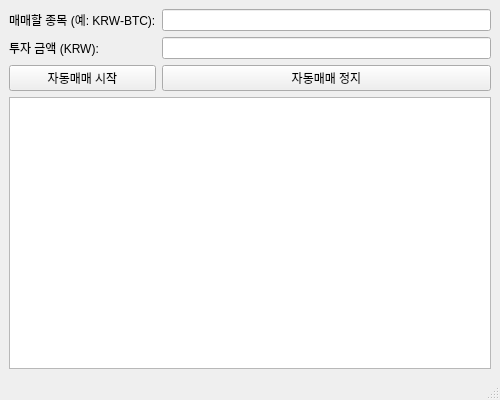
<?xml version="1.0" encoding="UTF-8"?>
<ui version="4.0">
 <class>MainWindow</class>
 <widget class="QMainWindow" name="MainWindow">
  <property name="geometry">
   <rect>
    <x>100</x>
    <y>100</y>
    <width>500</width>
    <height>400</height>
   </rect>
  </property>
  <property name="windowTitle">
   <string>업비트 자동매매 프로그램</string>
  </property>
  <widget class="QWidget" name="centralwidget">
   <layout class="QGridLayout" name="gridLayout">
    <!-- 종목 입력 -->
    <item row="0" column="0">
     <widget class="QLabel" name="label_ticker">
      <property name="text">
       <string>매매할 종목 (예: KRW-BTC):</string>
      </property>
     </widget>
    </item>
    <item row="0" column="1">
     <widget class="QLineEdit" name="input_ticker"/>
    </item>

    <!-- 투자 금액 입력 -->
    <item row="1" column="0">
     <widget class="QLabel" name="label_budget">
      <property name="text">
       <string>투자 금액 (KRW):</string>
      </property>
     </widget>
    </item>
    <item row="1" column="1">
     <widget class="QLineEdit" name="input_budget"/>
    </item>

    <!-- 자동매매 시작 및 정지 버튼 -->
    <item row="2" column="0">
     <widget class="QPushButton" name="start_btn">
      <property name="text">
       <string>자동매매 시작</string>
      </property>
     </widget>
    </item>
    <item row="2" column="1">
     <widget class="QPushButton" name="stop_btn">
      <property name="text">
       <string>자동매매 정지</string>
      </property>
     </widget>
    </item>

    <!-- 로그 창 -->
    <item row="3" column="0" colspan="2">
     <widget class="QTextEdit" name="log_text">
      <property name="readOnly">
       <bool>true</bool>
      </property>
     </widget>
    </item>

   </layout>
  </widget>
  <widget class="QStatusBar" name="statusbar"/>
 </widget>
 <resources/>
 <connections/>
</ui>
